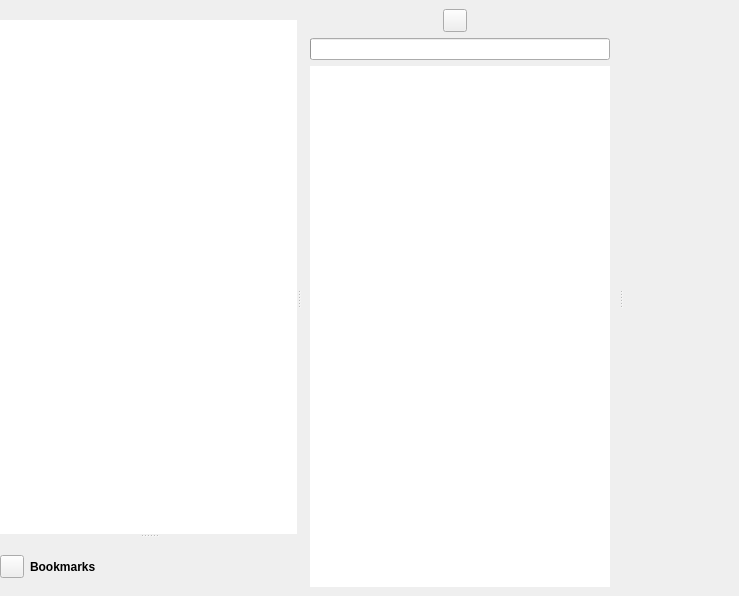
<?xml version="1.0" encoding="UTF-8"?>
<ui version="4.0">
 <class>ptFileMgrWindow</class>
 <widget class="QWidget" name="ptFileMgrWindow">
  <property name="geometry">
   <rect>
    <x>0</x>
    <y>0</y>
    <width>739</width>
    <height>596</height>
   </rect>
  </property>
  <property name="windowTitle">
   <string/>
  </property>
  <layout class="QHBoxLayout" name="horizontalLayout">
   <property name="spacing">
    <number>0</number>
   </property>
   <property name="margin">
    <number>0</number>
   </property>
   <item>
    <widget class="QSplitter" name="FMMainSplitter">
     <property name="orientation">
      <enum>Qt::Horizontal</enum>
     </property>
     <property name="childrenCollapsible">
      <bool>false</bool>
     </property>
     <widget class="QWidget" name="FMSidebar" native="true">
      <property name="minimumSize">
       <size>
        <width>150</width>
        <height>0</height>
       </size>
      </property>
      <layout class="QVBoxLayout" name="verticalLayout_2">
       <property name="spacing">
        <number>0</number>
       </property>
       <property name="margin">
        <number>0</number>
       </property>
       <item>
        <widget class="QSplitter" name="FMSidebarSplitter">
         <property name="orientation">
          <enum>Qt::Vertical</enum>
         </property>
         <widget class="QWidget" name="FMDirListPane" native="true">
          <layout class="QVBoxLayout" name="m_DirListPaneLayout">
           <item>
            <widget class="QLabel" name="DirListLabel">
             <property name="font">
              <font>
               <weight>75</weight>
               <bold>true</bold>
              </font>
             </property>
             <property name="text">
              <string/>
             </property>
             <property name="textFormat">
              <enum>Qt::PlainText</enum>
             </property>
             <property name="textInteractionFlags">
              <set>Qt::NoTextInteraction</set>
             </property>
            </widget>
           </item>
           <item>
            <widget class="QListView" name="m_DirList">
             <property name="frameShape">
              <enum>QFrame::NoFrame</enum>
             </property>
             <property name="frameShadow">
              <enum>QFrame::Plain</enum>
             </property>
             <property name="editTriggers">
              <set>QAbstractItemView::NoEditTriggers</set>
             </property>
             <property name="iconSize">
              <size>
               <width>16</width>
               <height>16</height>
              </size>
             </property>
            </widget>
           </item>
          </layout>
         </widget>
         <widget class="QWidget" name="FMTagPane" native="true">
          <property name="minimumSize">
           <size>
            <width>0</width>
            <height>20</height>
           </size>
          </property>
          <layout class="QVBoxLayout" name="m_TagPaneLayout">
           <item>
            <layout class="QHBoxLayout" name="horizontalLayout_2">
             <item>
              <widget class="QToolButton" name="m_AddBookmarkButton">
               <property name="icon">
                <iconset resource="../../qrc/photivo.qrc">
                 <normaloff>:/dark/icons/bookmark-new.png</normaloff>:/dark/icons/bookmark-new.png</iconset>
               </property>
              </widget>
             </item>
             <item>
              <widget class="QLabel" name="BookmarksLabel">
               <property name="font">
                <font>
                 <weight>75</weight>
                 <bold>true</bold>
                </font>
               </property>
               <property name="text">
                <string>Bookmarks</string>
               </property>
               <property name="textFormat">
                <enum>Qt::PlainText</enum>
               </property>
               <property name="textInteractionFlags">
                <set>Qt::NoTextInteraction</set>
               </property>
              </widget>
             </item>
            </layout>
           </item>
          </layout>
         </widget>
        </widget>
       </item>
      </layout>
     </widget>
     <widget class="QWidget" name="FMThumbPane" native="true">
      <property name="minimumSize">
       <size>
        <width>220</width>
        <height>0</height>
       </size>
      </property>
      <layout class="QVBoxLayout" name="m_ThumbPaneLayout">
       <property name="margin">
        <number>9</number>
       </property>
       <item>
        <widget class="QWidget" name="m_PathContainer" native="true">
         <property name="sizePolicy">
          <sizepolicy hsizetype="Preferred" vsizetype="Fixed">
           <horstretch>0</horstretch>
           <verstretch>0</verstretch>
          </sizepolicy>
         </property>
         <property name="baseSize">
          <size>
           <width>0</width>
           <height>25</height>
          </size>
         </property>
         <layout class="QHBoxLayout" name="m_PathLayout">
          <property name="spacing">
           <number>0</number>
          </property>
          <property name="margin">
           <number>0</number>
          </property>
          <item>
           <widget class="QToolButton" name="m_BookmarkButton">
            <property name="toolTip">
             <string>Open bookmark list</string>
            </property>
            <property name="icon">
             <iconset resource="../../qrc/photivo.qrc">
              <normaloff>:/dark/icons/folder-bookmarks.png</normaloff>:/dark/icons/folder-bookmarks.png</iconset>
            </property>
           </widget>
          </item>
          <item>
           <spacer name="horizontalSpacer">
            <property name="orientation">
             <enum>Qt::Horizontal</enum>
            </property>
            <property name="sizeType">
             <enum>QSizePolicy::Fixed</enum>
            </property>
            <property name="sizeHint" stdset="0">
             <size>
              <width>10</width>
              <height>10</height>
             </size>
            </property>
           </spacer>
          </item>
         </layout>
        </widget>
       </item>
       <item>
        <widget class="QProgressBar" name="m_Progressbar">
         <property name="value">
          <number>0</number>
         </property>
         <property name="textVisible">
          <bool>false</bool>
         </property>
        </widget>
       </item>
       <item>
        <widget class="QGraphicsView" name="m_FilesView">
         <property name="frameShape">
          <enum>QFrame::NoFrame</enum>
         </property>
         <property name="alignment">
          <set>Qt::AlignLeading|Qt::AlignLeft|Qt::AlignTop</set>
         </property>
        </widget>
       </item>
      </layout>
     </widget>
     <widget class="QWidget" name="FMImageViewPane" native="true"/>
    </widget>
   </item>
  </layout>
 </widget>
 <resources>
  <include location="../../qrc/photivo.qrc"/>
 </resources>
 <connections/>
</ui>
